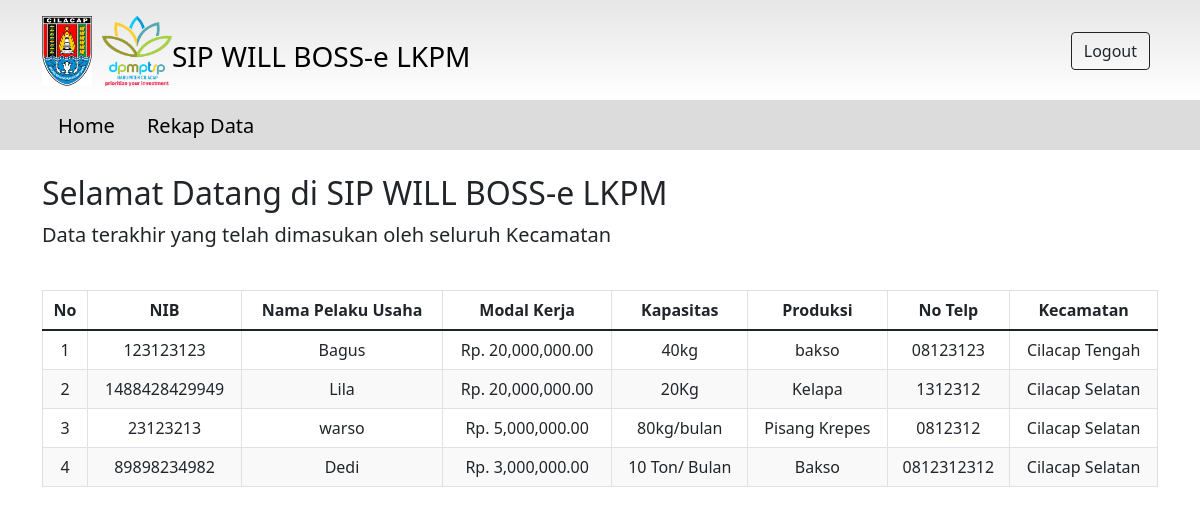
Before: / (signed in) with the older database file.
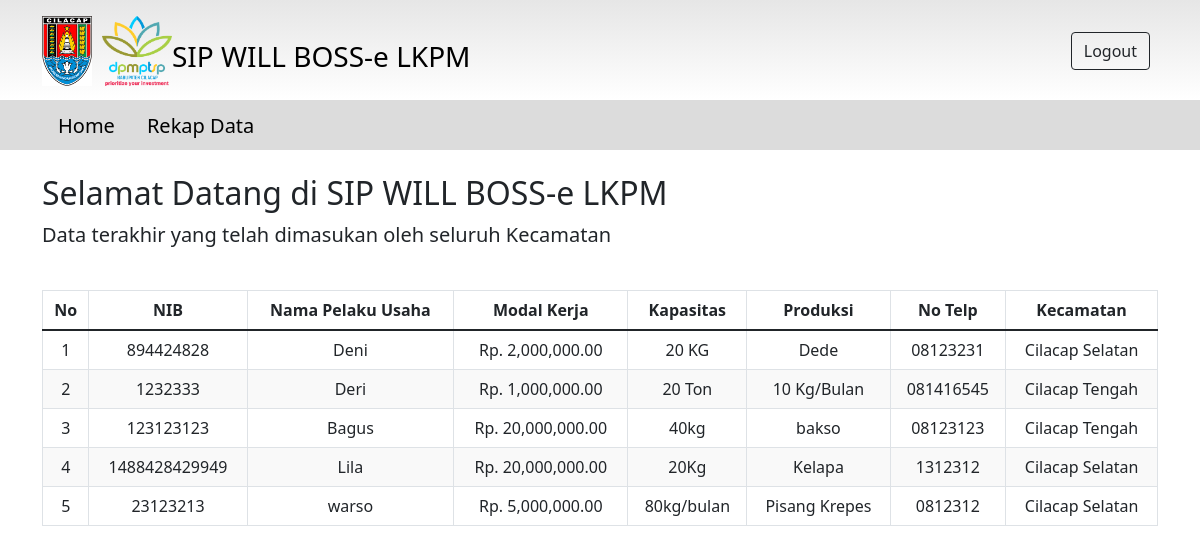
After: the same page with the newer database file.
### PelakuUsaha/models.py (models this page shows)
class PelakuUsaha(models.Model):
    kecamatan = models.CharField(max_length=100, null=True)
    nib = models.CharField(max_length=100, null=False)
    modal_kerja = models.IntegerField(null=True, blank=True)
    laki_laki = models.IntegerField(blank=True, null=True)
    perempuan = models.IntegerField(blank=True, null=True)
    produksi = models.CharField(max_length=100,blank=True, null=True)
    tanggal_input = models.DateField(auto_now=True,blank=True,null=True)
    kapasitas = models.CharField(max_length=20, null=True)
    nama_pelaku_usaha = models.CharField(max_length=100,null=True)
    no_telp = models.CharField(max_length=100)
    permasalahan = models.CharField(max_length=250,null=True)

### Dashboard/views.py (the view)
# urls.py: 2. Add a URL to urlpatterns:  path('', views.home, name='home')
@login_required(login_url='login')
def home(request):
    if request.user.is_superuser:
        Data_usaha = PelakuUsaha.objects.order_by('-id')[:5]
    else:
        Data_usaha = PelakuUsaha.objects.filter(kecamatan=request.user.first_name).order_by('-id')[:5]
    User = request.user
    context = {
        'data_usaha': Data_usaha,
        'User':User
    }
    return render(request, 'Dashboard/home.html', context)

### templates/Dashboard/home.html
{% extends 'base.html' %} {% block content %} {% load humanize %}
    <div class="container mt-4">
        {% if request.user.is_superuser %}
        <h2 class="mt-4">Selamat Datang di SIP WILL BOSS-e LKPM</h2>
        {% else %}
        <h2 class="mt-4">Selamat Datang di SIP WILL BOSS-e LKPM, {{user.first_name}}</h2>
        {% endif %}
        <table class="table table-bordered">
          {% if request.user.is_superuser %}
          <p class="lead">Data terakhir yang telah dimasukan oleh seluruh Kecamatan  </p>
          {% else %}
          <p class="lead">Data terakhir yang dimasukan di Kecamatan {{user.first_name}} </p>
          {% endif %}
          <thead>
              <tr>
                <th>No</th>
                <th>NIB</th>
                <th>Nama Pelaku Usaha</th>
                <th>Modal Kerja</th>
                <th>Kapasitas</th>
                <th>Produksi</th>
                <th>No Telp</th>
                {% if request.user.is_superuser %}
                  <th>Kecamatan</th>
                {% endif %}
              </tr>
            </thead>
            <tbody>
                {% for i in data_usaha %}
                <tr>
                    <td>{{forloop.counter}}</td>
                    <td>{{i.nib}}</td>
                    <td>{{i.nama_pelaku_usaha}}</td>
                    <td>Rp. {{i.modal_kerja|floatformat:2|intcomma}}</td>
                    <td>{{i.kapasitas}}</td>
                    <td>{{i.produksi}}</td>
                    <td>{{i.no_telp}}</td>
                    {% if request.user.is_superuser %}
                    <td>{{i.kecamatan}}</td>
                    {% endif %}
                </tr>
                {% endfor %}
            </tbody>
            <br />
          </table>
    </div>
{% endblock %}

Changed rows visible on the page:
no longer on this page (row unchanged): PelakuUsaha: nib "89898234982", nama_pelaku_usaha "Dedi", modal_kerja "3,000,000.00", kapasitas "10 Ton/ Bulan", produksi "Bakso", no_telp "0812312312", kecamatan "Cilacap Selatan"
added PelakuUsaha: nib "894424828", nama_pelaku_usaha "Deni", modal_kerja "2,000,000.00", kapasitas "20 KG", produksi "Dede", no_telp "08123231", kecamatan "Cilacap Selatan"
added PelakuUsaha: nib "1232333", nama_pelaku_usaha "Deri", modal_kerja "1,000,000.00", kapasitas "20 Ton", produksi "10 Kg/Bulan", no_telp "081416545", kecamatan "Cilacap Tengah"
